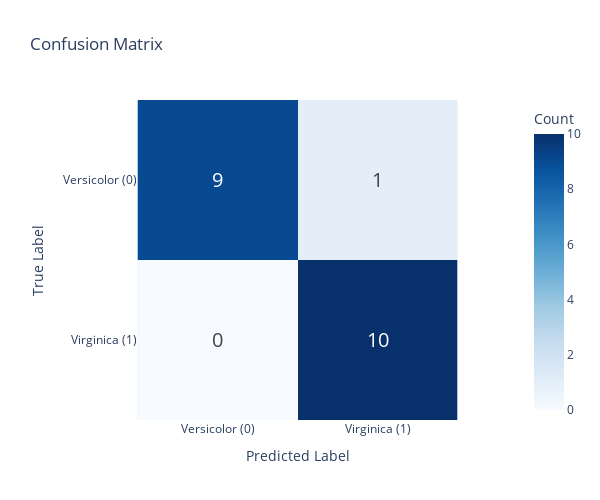

The code cell stored with this chart in its notebook:
### Code cell
# Confusion Matrix visualization
from sklearn.metrics import confusion_matrix

cm = confusion_matrix(y_test, y_pred_test)

# Create confusion matrix heatmap using plotly
cm_df = pd.DataFrame(
    cm,
    index=["Versicolor (0)", "Virginica (1)"],
    columns=["Versicolor (0)", "Virginica (1)"],
)

fig = px.imshow(
    cm_df,
    text_auto=True,
    color_continuous_scale="Blues",
    title="Confusion Matrix",
    labels={"x": "Predicted Label", "y": "True Label", "color": "Count"},
    width=600,
    height=500,
)
fig.update_traces(textfont_size=20)
fig.show()

print("\nConfusion Matrix Analysis:")
print(f"True Negatives (Versicolor correctly classified): {cm[0, 0]}")
print(f"False Positives (Versicolor misclassified as Virginica): {cm[0, 1]}")
print(f"False Negatives (Virginica misclassified as Versicolor): {cm[1, 0]}")
print(f"True Positives (Virginica correctly classified): {cm[1, 1]}")

### Figure 1 — Plotly figure (JSON) as saved in the notebook; plotly's stock layout.template omitted (floating-point values rounded to 4 significant figures)
{"data": [{"coloraxis": "coloraxis", "hovertemplate": "Predicted Label: %{x}<br>True Label: %{y}<br>Count: %{z}<extra></extra>", "name": "0", "textfont": {"size": 20}, "texttemplate": "%{z}", "type": "heatmap", "x": ["Versicolor (0)", "Virginica (1)"], "xaxis": "x", "y": ["Versicolor (0)", "Virginica (1)"], "yaxis": "y", "z": [[9, 1], [0, 10]]}], "layout": {"coloraxis": {"colorbar": {"title": {"text": "Count"}}, "colorscale": [[0, "rgb(247,251,255)"], [0.125, "rgb(222,235,247)"], [0.25, "rgb(198,219,239)"], [0.375, "rgb(158,202,225)"], [0.5, "rgb(107,174,214)"], [0.625, "rgb(66,146,198)"], [0.75, "rgb(33,113,181)"], [0.875, "rgb(8,81,156)"], [1, "rgb(8,48,107)"]]}, "height": 500, "title": {"text": "Confusion Matrix"}, "width": 600, "xaxis": {"anchor": "y", "constrain": "domain", "domain": [0, 1], "scaleanchor": "y", "title": {"text": "Predicted Label"}}, "yaxis": {"anchor": "x", "autorange": "reversed", "constrain": "domain", "domain": [0, 1], "title": {"text": "True Label"}}}}
